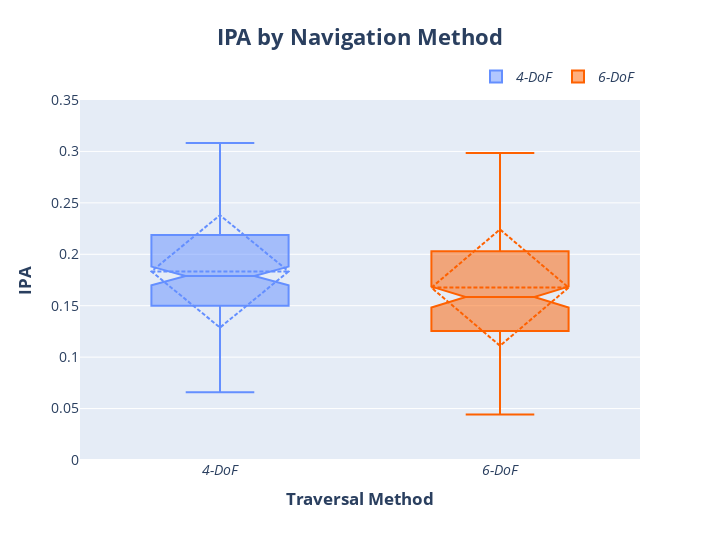

Source (notebook cell):
### Code cell
ipa_nav_fig = go.Figure(
    layout=go.Layout(
        title = dict(
            text="<b>IPA by Navigation Method</b>",
            xanchor='center',
            yanchor='top',
            x=0.5,
            y=0.945,
            font=dict(size=22),
            ),
        xaxis=dict(title="<b>Traversal Method</b>"),
        yaxis=dict(title="<b>IPA</b>"),
        height=540,
        width=720,
        legend=dict(
            orientation="h",
            yanchor="bottom",
            y=1.02,
            xanchor="right",
            x=1
            ),
        font=dict(
            family="Open Sans",
            size=14,
        ),
    )
)
ipa_nav_fig.add_trace(go.Box(y=ipa_nav['4DoF'], name="<i>4-DoF</i>", notched=True, notchwidth=0.25, marker_color=color_4dof,))
ipa_nav_fig.add_trace(go.Box(y=ipa_nav['6DoF'], name="<i>6-DoF</i>", notched=True, notchwidth=0.25, marker_color=color_6dof, ))
ipa_nav_fig.update_traces(boxmean='sd')

ipa_nav_fig.update_yaxes(range=[0, 0.35])

### Figure 1 — Plotly figure (JSON) as saved in the notebook; plotly's stock layout.template omitted (floating-point values rounded to 4 significant figures; data arrays with more than 128 entries replaced by an {"elided": "..."} marker saying what was removed)
{"data": [{"boxmean": "sd", "marker": {"color": "#648FFF"}, "name": "<i>4-DoF</i>", "notched": true, "notchwidth": 0.25, "type": "box", "y": {"elided": "144 float values"}}, {"boxmean": "sd", "marker": {"color": "#FE6100"}, "name": "<i>6-DoF</i>", "notched": true, "notchwidth": 0.25, "type": "box", "y": {"elided": "144 float values"}}], "layout": {"font": {"family": "Open Sans", "size": 14}, "height": 540, "legend": {"orientation": "h", "x": 1, "xanchor": "right", "y": 1.02, "yanchor": "bottom"}, "title": {"font": {"size": 22}, "text": "<b>IPA by Navigation Method</b>", "x": 0.5, "xanchor": "center", "y": 0.945, "yanchor": "top"}, "width": 720, "xaxis": {"title": {"text": "<b>Traversal Method</b>"}}, "yaxis": {"range": [0, 0.35], "title": {"text": "<b>IPA</b>"}}}}
